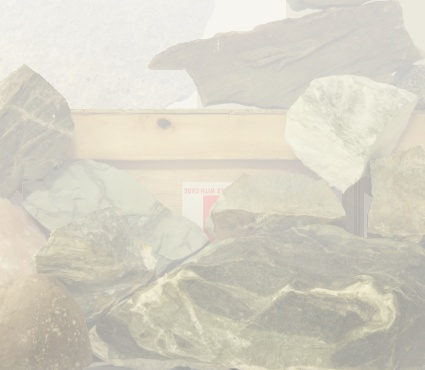
#> input picture DUMP/rocks0.png, 425 x 370 px, given in place of rocks0.jpg, which was not available
$ python contrast.py
#> lines starting #> are read from the running program, lines starting #| are printed output that depends on the picture; pictures that were not available may be replaced by others from this repository, and a replacement may not be noted
import numpy as np
import cv2 as cv

img = cv.imread('rocks0.jpg', 1)
#> img is the input picture: shape (370, 425, 3); mean B, G, R 197.4, 210.8, 214.5
#img = cv.blur(input, (3, 3))

print(img.shape)
#| (370, 425, 3)
nimg = np.zeros((img.shape[0], img.shape[1], 3))
T = 20
a = 7
b = 7
h, w, d = img.shape
#> h = 370; w = 425; d = 3
for i in range(h):
    for j in range(w):
        avg = np.mean(img[max(0, i-a):min(h, i+a), max(0, j-b):min(w, j+b)])
        temp = img[max(0, i-a):min(h, i+a), max(0, j-b):min(w, j+b)].copy()
        temp = temp.reshape(temp.shape[0]*temp.shape[1]*temp.shape[2])
        mx = np.mean(temp[np.argsort(temp)[-5:]])
        #print(mx)
        navg = avg-(mx-avg)
        nimg[i,j] = navg + 2*(img[i,j]-avg)
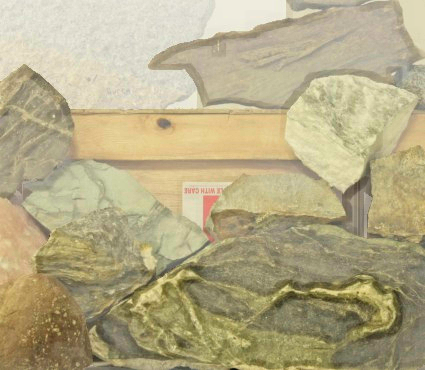
#> nimg: shape (370, 425, 3) float64; mean B, G, R 168.8, 195.7, 203.1; drawn with min black and max white
        #exit(0)
nimg = nimg.astype(np.uint8)
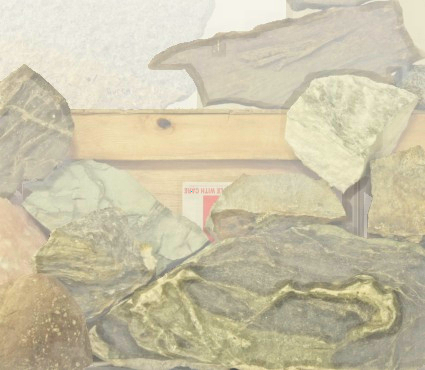
#> nimg: shape (370, 425, 3); mean B, G, R 168.4, 195.3, 202.7
cv.imshow('Frame', nimg)
cv.imwrite('t0.jpg', nimg)
cv.waitKey(0)

$ run again, with DUMP/rocks1.png copied over DUMP/rocks0.png
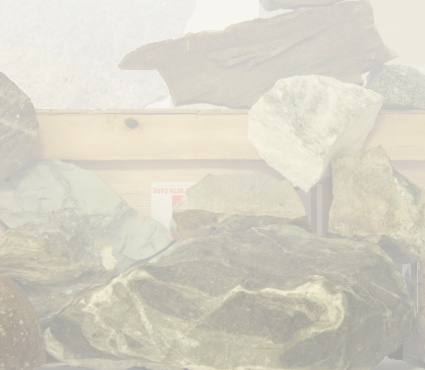
#> input picture DUMP/rocks1.png, 425 x 370 px, given in place of rocks0.jpg, which was not available
#> img is the input picture: shape (370, 425, 3); mean B, G, R 197.4, 210.6, 214
#| (370, 425, 3)
#> after the loop `for i in range(h):`:
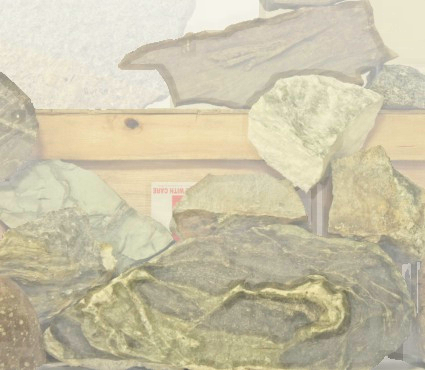
#> nimg: shape (370, 425, 3) float64; mean B, G, R 169.4, 195.7, 202.5
